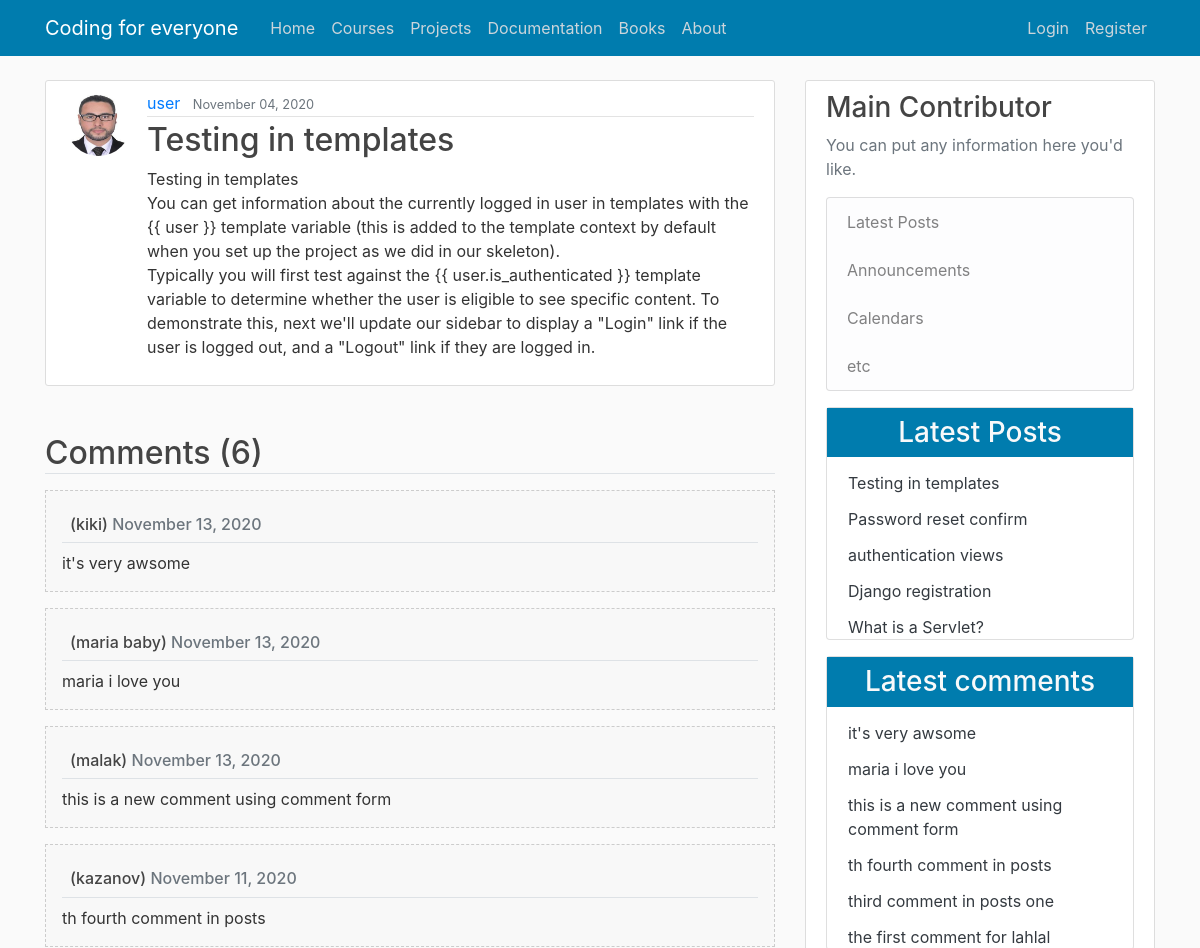
The page /detail/68/ (upper part) on the database as committed earlier.
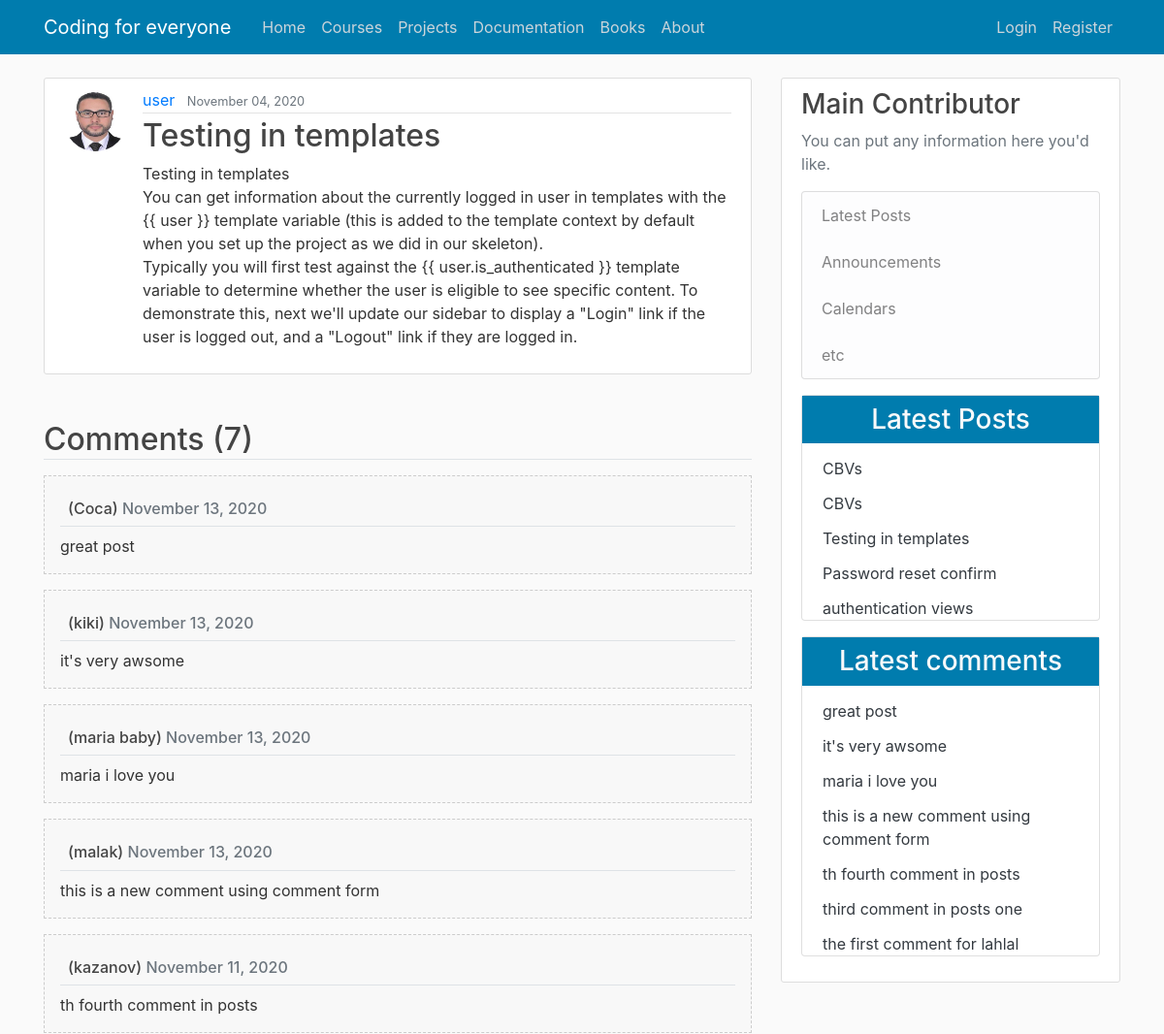
The same page on the database as committed later.
### blog/models.py (models this page shows, shortened)
class Post(models.Model):
    title = models.CharField(max_length=100)
    content = models.TextField()
    date_posted = models.DateTimeField(default=timezone.now)
    author = models.ForeignKey(User, on_delete=models.CASCADE)
    def __str__(self):
        return self.title
    class Meta :
        ordering = ('-date_posted',)

class Comment(models.Model):
    name = models.CharField(max_length=50 )
    email = models.EmailField()
    body = models.TextField(verbose_name='Comment')
    comment_date = models.DateTimeField(auto_now_add=True)
    active = models.BooleanField(default=False)
    post = models.ForeignKey(Post, related_name='comments', on_delete=models.CASCADE)
    class Meta :
        ordering = ('-comment_date',)

### users/models.py (models this page shows, shortened)
class Profile(models.Model):
    user = models.OneToOneField(User, on_delete=models.CASCADE)
    image = models.ImageField(default='default.jpg', upload_to='profile_pics')

### blog/views.py (the view)
# urls.py: path('detail/<int:post_id>/', views.post_detail, name='post-detail'),
def post_detail(request,post_id) :
    post = get_object_or_404(Post,pk=post_id)
    comments = post.comments.all()
    if request.method == 'POST' :
        comment_form = NewComment(data = request.POST)
        if comment_form.is_valid() :
            new_comment = comment_form.save(commit=False)
            new_comment.post = post
            new_comment.save()
            comment_form = NewComment()
    else :
        comment_form = NewComment()
    context ={
        'title':post,
        'post' : post,
        'comments':comments,
        'comment_form' :comment_form,
    }
    return render(request,'blog/post_detail.html', context)

### blog/templatetags/post_tag.py (called while the page is built)
@register.inclusion_tag('blog/latest_posts.html')  #decorator
def latest_posts() : #simple python function
    context ={
        'l_posts' :Post.objects.all()[0:5]
    }
    return context

### blog/templates/blog/post_detail.html (shortened to what this page needs)
{% extends "blog/base.html" %}
{% load crispy_forms_tags %}
{% block content %}
  <article class="media content-section">
    <img class="rounded-circle article-img" src="{{ post.author.profile.image.url }}">
    <div class="media-body">
      <div class="article-metadata">
        <a class="mr-2" href="#">{{ post.author }}</a>
        <small class="text-muted">{{ post.date_posted|date:"F d, Y" }}</small>
      </div>
      <h2 class="article-title">{{ post.title }}</h2>
      <p class="article-content">{{ post.content }}</p>
    </div>
  </article>
<h2 class="border-bottom mt-5 mb-3"> Comments ({{comments.count}}) </h2>
{% for comment in comments  %}
<ul class="mb-3 p-3 comment">
    <h6 class="border-bottom p-2">  ({{comment.name}})
 <span class="text-secondary"> {{comment.comment_date | date:"F d, Y"}} </span>
    </h6>
    <p class="mb-0"> {{comment.body}} </p>
</ul>
{% empty  %}
    <h6 class="text-center p-4 comment">    No comments </h6>
    {% endfor %}
{% endblock content %}

### blog/templates/blog/latest_posts.html
<ul class="list-group-flush latest-post">
    {% for post  in l_posts  %}
      <li class="list-group-item latest-post-item" >
           <a class="text-dark" href="{% url 'post-detail' post.pk  %}"> {{post.title}} </a>
      </li>
    {% endfor %}
</ul>

### blog/templates/blog/latest_comments.html
<ul class="list-group-flush latest-comment">
    {% for comment  in comments  %}
      <li class="list-group-item latest-comment-item" >
           <a class="text-dark" href="{% url 'post-detail' comment.post.pk  %}"> {{comment.body}} </a>
      </li>
      {% empty %}
      <li class="list-group-item latest-comment-item" >  No comments </li>
    {% endfor %}
</ul>

Rows that differ between the two databases and show on the page:
no longer on this page (row unchanged): Post: title "Django registration"
no longer on this page (row unchanged): Post: title "What is a Servlet?"
computed for Post "Testing in templates": count "6" → "7"
added Comment: name "Coca", comment_date "November 13, 2020", body "great post"
added Post: title "CBVs"
added Post: title "CBVs"
